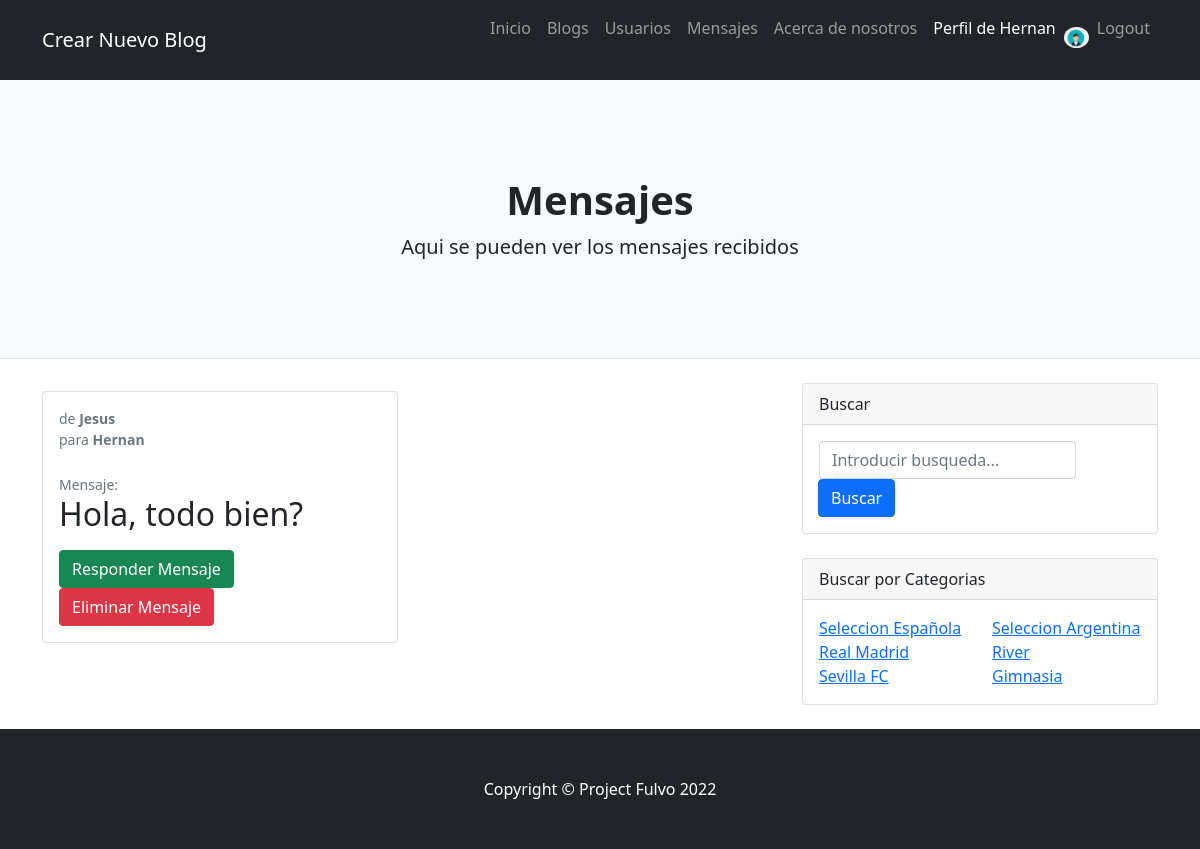
Before: /AppMensajes/ver_mensajes_rec/ (signed in) with the older database file.
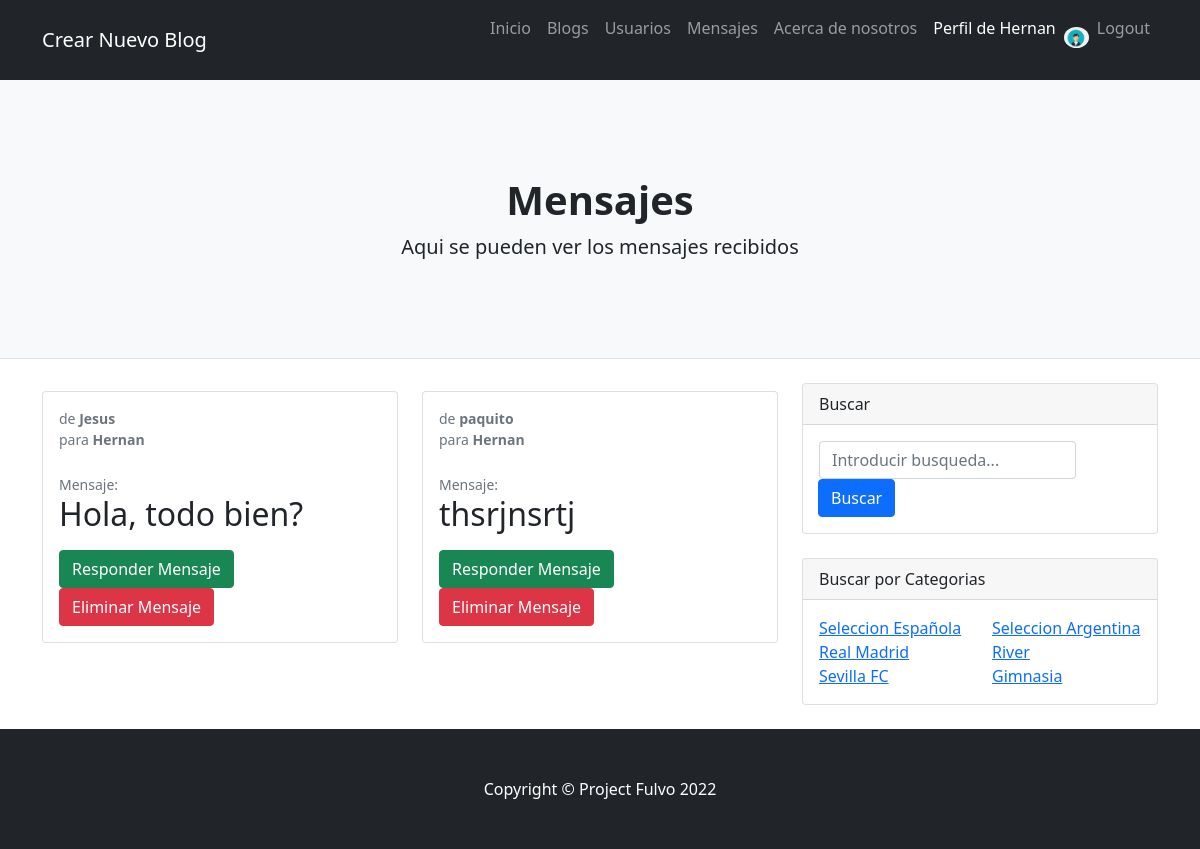
After: the same page with the newer database file.
### AppMensajes/models.py (models this page shows)
class Mensaje(models.Model):
    cuerpo = HTMLField()
    autor = models.CharField(max_length=100) #Falta probar y mejorar esto, no se si funciona
    receptor = models.CharField(max_length=100) #Falta probar y mejorar esto, no se si funciona

### AppMensajes/views.py (the view)
# urls.py: path("ver_mensajes_rec/", ver_mensajes_rec, name="ver_mensajes_rec"),
@login_required
def ver_mensajes_rec(request):
    usuario=request.user
    mensajes= Mensaje.objects.filter(receptor__icontains=usuario.username) #si hay error puede que sea aqui, dejar usuario o poner request.get como en la view de busqueda
    return render (request, "AppMensajes/ver_mensajes_rec.html", {"mensajes":mensajes, "avatar": get_avatar(request)})

### App/views.py (called while the page is built)
def get_avatar(request):
    lista=Avatar.objects.filter(user=request.user)
    if len(lista)!=0:
        imagen=lista[0].imagen.url
    else:
        imagen="/media/avatares/avatarpordefecto.jpg"
    return imagen

### AppMensajes/templates/Appmensajes/ver_mensajes_rec.html (shortened to what this page needs)
{% extends "App/padre.html" %}
{% load static %}
{% block Titulo %} Mensajes {% endblock %}
{% block Descripcion %} Aqui se pueden ver los mensajes recibidos {% endblock %}
{% block contenido_pag %}
{% if mensajes %}
<div class="row">
    {% for mensaje in mensajes %}
    <div class="col-lg-6">
        <div class="card mb-4">
            <div class="card-body">
                <div class="small text-muted">de <b>{{ mensaje.autor }}</b></div>
                <div class="small text-muted">para <b>{{ mensaje.receptor }}</b></div>
                <br>
                <div class="small text-muted">Mensaje:</div>
                <h2 class="card-title">{{ mensaje.cuerpo | safe }} </h2>
                <a class="btn btn-success" href="{% url 'enviar_msg' %}">Responder Mensaje</a>
                <a class="btn btn-danger" onclick="return confirm('Estas seguro de querer eliminar este mensaje?');" href="{% url 'eliminar_mensaje' mensaje.id %}">Eliminar Mensaje</a>
            </div>
        </div>
    </div>
    {% endfor %}
</div>
{% else %}
<p>No se encontraron mensajes.</p>
{% endif %}
{% endblock %}

Changed rows visible on the page:
added Mensaje: autor "paquito", receptor "Hernan", cuerpo "thsrjnsrtj"
